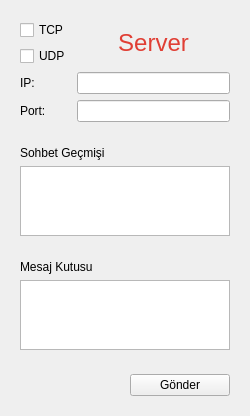
<?xml version="1.0" encoding="UTF-8"?>
<ui version="4.0">
 <class>Server</class>
 <widget class="QWidget" name="Server">
  <property name="geometry">
   <rect>
    <x>0</x>
    <y>0</y>
    <width>250</width>
    <height>406</height>
   </rect>
  </property>
  <property name="windowTitle">
   <string>Server</string>
  </property>
  <layout class="QVBoxLayout" name="verticalLayout_3">
   <item>
    <widget class="QWidget" name="widget" native="true">
     <layout class="QGridLayout" name="gridLayout">
      <item row="3" column="1">
       <widget class="QLineEdit" name="ip"/>
      </item>
      <item row="3" column="0">
       <widget class="QLabel" name="label">
        <property name="text">
         <string>IP:</string>
        </property>
       </widget>
      </item>
      <item row="4" column="1">
       <widget class="QLineEdit" name="port">
        <property name="text">
         <string/>
        </property>
       </widget>
      </item>
      <item row="4" column="0">
       <widget class="QLabel" name="label_2">
        <property name="text">
         <string>Port:</string>
        </property>
       </widget>
      </item>
      <item row="1" column="0">
       <widget class="QCheckBox" name="TCPcheckBox">
        <property name="text">
         <string>TCP</string>
        </property>
       </widget>
      </item>
      <item row="2" column="0">
       <widget class="QCheckBox" name="UDPcheckBox">
        <property name="text">
         <string>UDP</string>
        </property>
       </widget>
      </item>
      <item row="1" column="1" rowspan="2">
       <widget class="QLabel" name="label_5">
        <property name="text">
         <string>&lt;html&gt;&lt;head/&gt;&lt;body&gt;&lt;p align=&quot;center&quot;&gt;&lt;span style=&quot; font-size:18pt; color:#e03e34;&quot;&gt;Server&lt;/span&gt;&lt;/p&gt;&lt;/body&gt;&lt;/html&gt;</string>
        </property>
       </widget>
      </item>
     </layout>
    </widget>
   </item>
   <item>
    <widget class="QWidget" name="widget_2" native="true">
     <layout class="QVBoxLayout" name="verticalLayout">
      <item>
       <widget class="QLabel" name="label_3">
        <property name="text">
         <string>Sohbet Geçmişi</string>
        </property>
       </widget>
      </item>
      <item>
       <widget class="QTextBrowser" name="record"/>
      </item>
     </layout>
    </widget>
   </item>
   <item>
    <widget class="QWidget" name="widget_3" native="true">
     <layout class="QVBoxLayout" name="verticalLayout_2">
      <item>
       <widget class="QLabel" name="label_4">
        <property name="text">
         <string>Mesaj Kutusu</string>
        </property>
       </widget>
      </item>
      <item>
       <widget class="QTextEdit" name="msgEdit"/>
      </item>
     </layout>
    </widget>
   </item>
   <item>
    <widget class="QWidget" name="widget_4" native="true">
     <layout class="QHBoxLayout" name="horizontalLayout">
      <item>
       <spacer name="horizontalSpacer">
        <property name="orientation">
         <enum>Qt::Horizontal</enum>
        </property>
        <property name="sizeHint" stdset="0">
         <size>
          <width>220</width>
          <height>20</height>
         </size>
        </property>
       </spacer>
      </item>
      <item>
       <widget class="QPushButton" name="sendBtn">
        <property name="minimumSize">
         <size>
          <width>100</width>
          <height>0</height>
         </size>
        </property>
        <property name="text">
         <string>Gönder</string>
        </property>
       </widget>
      </item>
     </layout>
    </widget>
   </item>
  </layout>
 </widget>
 <resources/>
 <connections/>
</ui>
